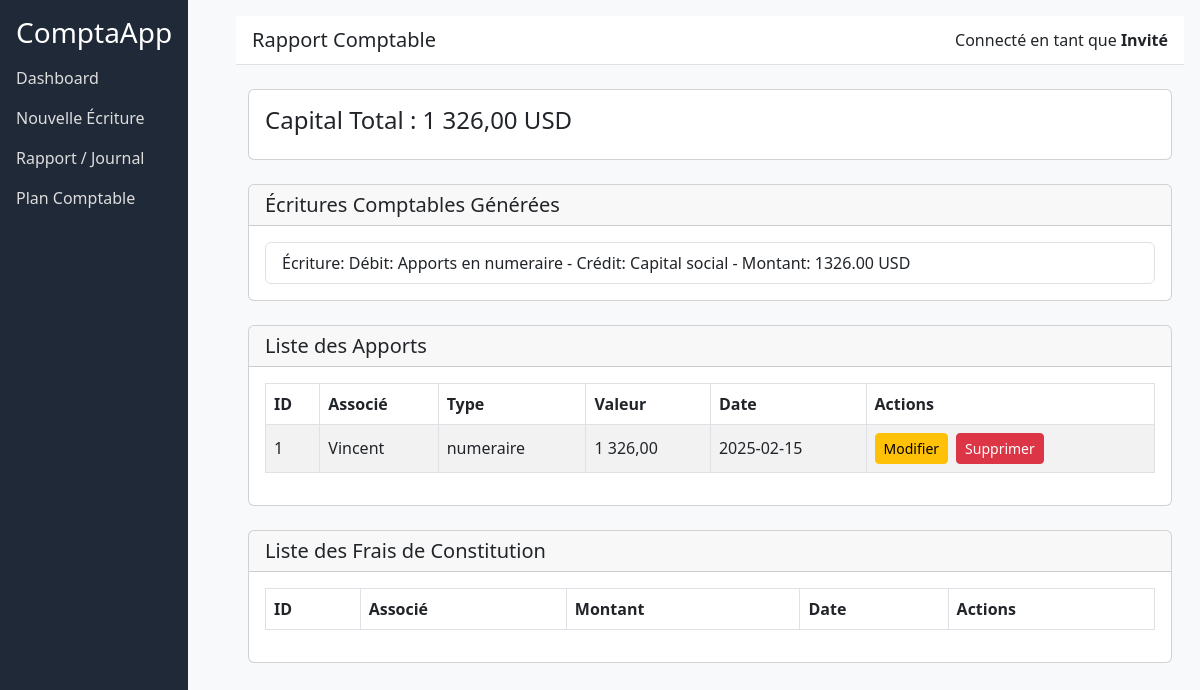
/rapport.php, run on the app's committed database.
### tables this page shows
CREATE TABLE IF NOT EXISTS apports (
    id INT AUTO_INCREMENT PRIMARY KEY,
    associe VARCHAR(255) NOT NULL,
    type_apport ENUM('natures','numeraire') NOT NULL,
    valeur DECIMAL(10,2) NOT NULL,
    date_apport DATE NOT NULL
);

### compta_functions.php (called while the page is built, shortened)
<?php
include_once __DIR__ . '/db.php';
function calculerCapitalTotal() {
    global $conn;
    $result = $conn->query("SELECT SUM(valeur) AS capital_total FROM apports");
    $row = $result->fetch_assoc();
    return $row['capital_total'] ? $row['capital_total'] : 0;
}
function genererEcritures() {
    global $conn;
    $ecritures = [];
    $result = $conn->query("SELECT * FROM apports");
    while ($row = $result->fetch_assoc()) {
        switch ($row['type_apport']) {
            case 'numeraire':
                $compte = 'Apports en numeraire';
                break;
        }
        $ecritures[] = "Écriture: Débit: $compte - Crédit: Capital social - Montant: " . $row['valeur'] . " USD";
    }
    $result = $conn->query("SELECT * FROM frais_constitution");
    return $ecritures;
}
?>

### rapport.php (the view, shortened to what this page needs)
<?php
include 'compta_functions.php';
global $conn;
$capital_total = calculerCapitalTotal();
$ecritures = genererEcritures();
$apportsResult = $conn->query("SELECT * FROM apports ORDER BY date_apport DESC");
?>
<!DOCTYPE html>
<html lang="fr">
<head>
    <link rel="stylesheet" href="https://cdn.jsdelivr.net/npm/bootstrap@5.3.0/dist/css/bootstrap.min.css">
    <link rel="stylesheet" href="https://cdn.jsdelivr.net/npm/datatables.net-bs5/css/dataTables.bootstrap5.min.css">
</head>
<body>
<div class="sidebar position-fixed">
    <h3 class="text-white">ComptaApp</h3>
    <a href="index.php">Dashboard</a>
    <a href="nouvelle_ecriture.php">Nouvelle Écriture</a>
    <a href="rapport.php">Rapport / Journal</a>
    <a href="plan_comptable.php">Plan Comptable</a>
</div>
<div class="content-wrapper">
    <div class="topbar d-flex justify-content-between align-items-center">
        <h5>Rapport Comptable</h5>
        <div>Connecté en tant que <strong><?php echo $_SESSION['user']['username'] ?? 'Invité'; ?></strong></div>
    </div>
    <div class="container-fluid mt-4">
        <div class="card mb-4">
            <div class="card-body">
                <h4>Capital Total : <?php echo number_format($capital_total, 2, ',', ' '); ?> USD</h4>
            </div>
        </div>
        <div class="card mb-4">
            <div class="card-header">
                <h5 class="mb-0">Écritures Comptables Générées</h5>
            </div>
            <div class="card-body">
                <ul class="list-group">
                    <?php foreach($ecritures as $ecriture) { ?>
                        <li class="list-group-item"><?php echo $ecriture; ?></li>
                    <?php } ?>
                </ul>
            </div>
        </div>
        <div class="card mb-4">
            <div class="card-header">
                <h5 class="mb-0">Liste des Apports</h5>
            </div>
            <div class="card-body">
                <div class="table-responsive">
                    <table id="tableApports" class="table table-bordered table-striped align-middle">
                        <thead>
                            <tr>
                                <th>ID</th>
                                <th>Associé</th>
                                <th>Type</th>
                                <th>Valeur</th>
                                <th>Date</th>
                                <th>Actions</th>
                            </tr>
                        </thead>
                        <tbody>
                        <?php while($row = $apportsResult->fetch_assoc()) { ?>
                            <tr>
                                <td><?php echo $row['id']; ?></td>
                                <td><?php echo $row['associe']; ?></td>
                                <td><?php echo $row['type_apport']; ?></td>
                                <td><?php echo number_format($row['valeur'], 2, ',', ' '); ?></td>
                                <td><?php echo $row['date_apport']; ?></td>
                                <td>
                                    <div class="table-actions">
                                        <a href="edit_apport.php?id=<?php echo $row['id']; ?>" class="btn btn-warning btn-sm">Modifier</a>
                                        <a href="delete_apport.php?id=<?php echo $row['id']; ?>" class="btn btn-danger btn-sm" onclick="return confirm('Supprimer cet apport ?');">Supprimer</a>
                                    </div>
                                </td>
                            </tr>
                        <?php } ?>
                        </tbody>
                    </table>
                </div>
            </div>
        </div>
        <div class="card mb-4">
            <div class="card-header">
                <h5 class="mb-0">Liste des Frais de Constitution</h5>
            </div>
            <div class="card-body">
                <div class="table-responsive">
                    <table id="tableFrais" class="table table-bordered table-striped align-middle">
                        <thead>
                            <tr>
                                <th>ID</th>
                                <th>Associé</th>
                                <th>Montant</th>
                                <th>Date</th>
                                <th>Actions</th>
                            </tr>
                        </thead>
                    </table>
                </div>
            </div>
        </div>
    </div>
</div>
</body>
</html>

### rapport.php (style rules this page uses)
body { background-color: #f8f9fa; }
.table-actions { display: flex; gap: 0.5rem; }
.sidebar { background: #1f2937; color: #fff; min-height: 100vh; padding: 1rem; }
.sidebar a { color: #ddd; text-decoration: none; display: block; margin: 1rem 0; }
.content-wrapper { margin-left: 220px; padding: 1rem; }
.topbar { background: #ffffff; border-bottom: 1px solid #dee2e6; padding: 0.75rem 1rem; }
.topbar h5 { margin: 0; }

### data on the page
apports: id "1", associe "Vincent", type_apport "numeraire", valeur "1 326,00", date_apport "2025-02-15"

### other printed values
$_SESSION['user']['username'] "Invité"
$capital_total "1 326,00"
$ecriture "Écriture: Débit: Apports en numeraire - Crédit: Capital social - Montant: 1326.00 USD"
